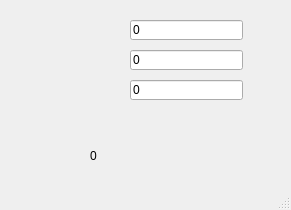
<?xml version="1.0" encoding="UTF-8"?>
<ui version="4.0">
 <class>MainWindow</class>
 <widget class="QMainWindow" name="MainWindow">
  <property name="geometry">
   <rect>
    <x>0</x>
    <y>0</y>
    <width>291</width>
    <height>210</height>
   </rect>
  </property>
  <property name="windowTitle">
   <string>MainWindow</string>
  </property>
  <widget class="QWidget" name="centralwidget">
   <widget class="QLabel" name="label">
    <property name="geometry">
     <rect>
      <x>90</x>
      <y>150</y>
      <width>56</width>
      <height>12</height>
     </rect>
    </property>
    <property name="text">
     <string>0</string>
    </property>
   </widget>
   <widget class="QLineEdit" name="lineEdit">
    <property name="geometry">
     <rect>
      <x>130</x>
      <y>20</y>
      <width>113</width>
      <height>20</height>
     </rect>
    </property>
    <property name="text">
     <string>0</string>
    </property>
   </widget>
   <widget class="QLineEdit" name="lineEdit_2">
    <property name="geometry">
     <rect>
      <x>130</x>
      <y>50</y>
      <width>113</width>
      <height>20</height>
     </rect>
    </property>
    <property name="text">
     <string>0</string>
    </property>
   </widget>
   <widget class="QLineEdit" name="lineEdit_3">
    <property name="geometry">
     <rect>
      <x>130</x>
      <y>80</y>
      <width>113</width>
      <height>20</height>
     </rect>
    </property>
    <property name="text">
     <string>0</string>
    </property>
   </widget>
  </widget>
  <widget class="QMenuBar" name="menubar">
   <property name="geometry">
    <rect>
     <x>0</x>
     <y>0</y>
     <width>291</width>
     <height>21</height>
    </rect>
   </property>
  </widget>
  <widget class="QStatusBar" name="statusbar"/>
 </widget>
 <resources/>
 <connections/>
</ui>
